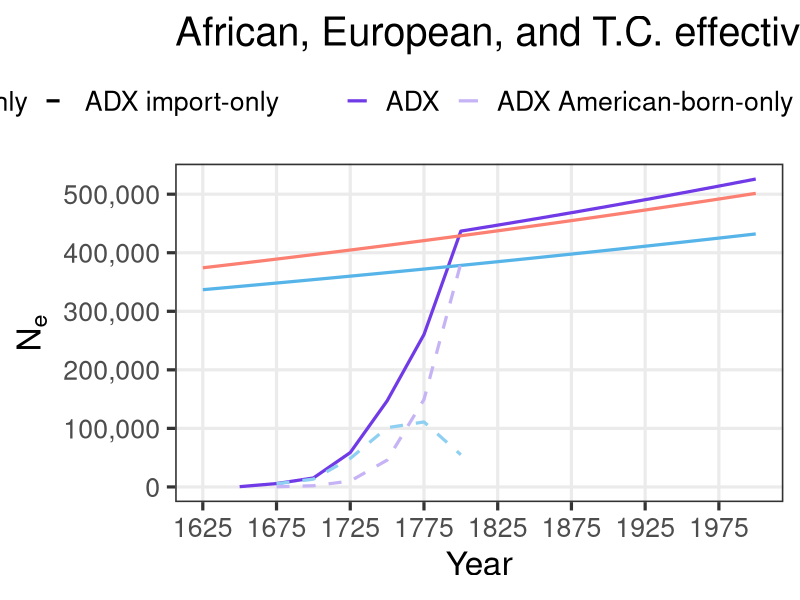
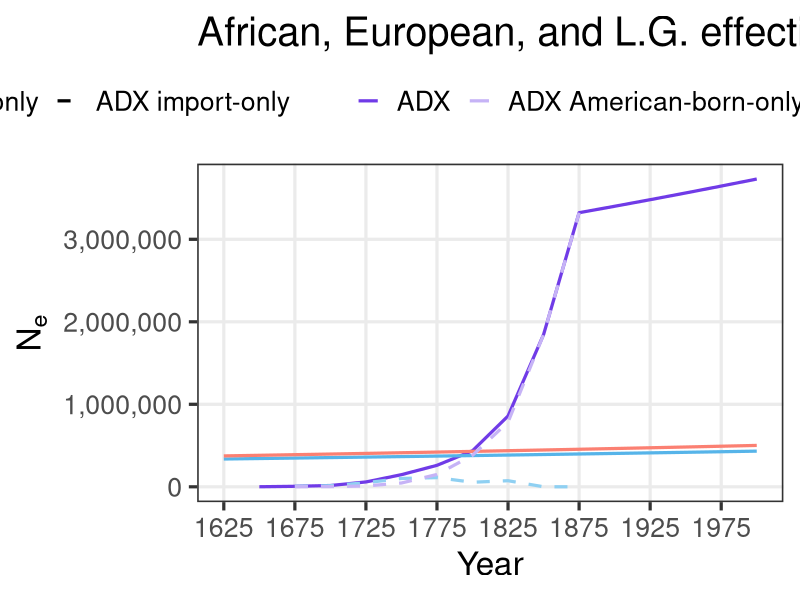
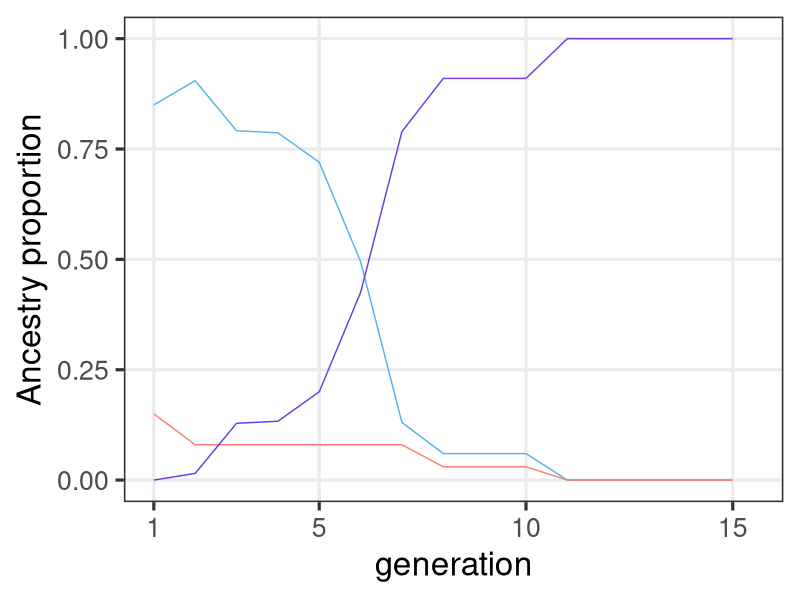

Recreate these plots in R, in order.
# ______________________________________________________________________________
# Aydin Karatas
# ___
# University of Southern California
# Department of Quantitative and Computational Biology
# Mooney Lab
# ___
# calc_ADX_Ne.R
# ______________________________________________________________________________


# set up ----
library(tidyverse)
library(patchwork)

# internal functions ----
# validate that a given value is a single non-negative whole generation.
# `value` is the candidate input and `name` is used in the error message.
validate.whole.generation.count <- function(value, name) {
  if (
    length(value) != 1 ||
      is.na(value) ||
      !is.finite(value) ||
      value != as.integer(value) ||
      value < 0
  ) {
    stop(name, " must be a non-negative whole generation count", call. = FALSE)
  }

  as.integer(value)
}

# build a generation sequence that can be empty when the requested length is 0.
# `start` is the first generation in the block and `len` is the block length.
build.generation.block <- function(start, len) {
  if (len == 0) {
    return(integer(0))
  }

  seq.int(start, start + len - 1L)
}

# return an explicit argument when provided, otherwise pull the default.
# `value` is the user-supplied override, `name` is the default binding name,
# and `defaults.env` is the environment that stores the fallback value.
resolve.default.param <- function(value, name, defaults.env) {
  if (!is.null(value)) {
    return(value)
  }

  get(name, envir = defaults.env)
}

# build the modeled generation layout for the three epochs.
# `epoch.*.len` are the epoch lengths, `gen.time` and `present.year` define the
# timeline, and `start.year` sets the first modeled generation boundary.
calc.epoch.config <- function(
    epoch.1.len,
    epoch.2.len,
    epoch.3.len,
    gen.time,
    present.year,
    start.year = 1625
) {
  epoch.1.len <- validate.whole.generation.count(
    epoch.1.len,
    "epoch.1.len"
  )
  epoch.2.len <- validate.whole.generation.count(
    epoch.2.len,
    "epoch.2.len"
  )
  epoch.3.len <- validate.whole.generation.count(
    epoch.3.len,
    "epoch.3.len"
  )

  max.epoch.1.len <- 7L

  if (epoch.1.len > max.epoch.1.len) {
    stop("epoch.1.len cannot exceed 7 modeled generations", call. = FALSE)
  }

  year.span <- present.year - start.year
  total.generations <- year.span / gen.time

  if (total.generations != as.integer(total.generations)) {
    stop(
      "present.year - start.year must be divisible by gen.time",
      call. = FALSE
    )
  }

  total.generations <- as.integer(total.generations)
  total.epoch.len <- epoch.1.len + epoch.2.len + epoch.3.len

  if (total.epoch.len != total.generations) {
    stop(
      "total epoch length must equal (present.year - start.year) / gen.time",
      call. = FALSE
    )
  }

  epoch.1.generations <- build.generation.block(1L, epoch.1.len)
  epoch.2.generations <- build.generation.block(epoch.1.len + 1L, epoch.2.len)
  epoch.3.first.generation <- if (epoch.3.len == 0) {
    NA_integer_
  } else {
    epoch.1.len + epoch.2.len + 1L
  }
  epoch.3.generations <- build.generation.block(
    epoch.1.len + epoch.2.len + 1L,
    epoch.3.len
  )

  epoch.3.anchor.generation <- NA_integer_

  if (epoch.3.len > 0) {
    if (epoch.2.len > 0) {
      epoch.3.anchor.generation <- max(epoch.2.generations)
    } else if (epoch.1.len > 0) {
      epoch.3.anchor.generation <- max(epoch.1.generations)
    } else {
      stop(
        "epoch 3 requires a prior non-empty epoch to provide an anchor",
        call. = FALSE
      )
    }
  }

  list(
    epoch.1.len = epoch.1.len,
    epoch.2.len = epoch.2.len,
    epoch.3.len = epoch.3.len,
    max.epoch.1.len = max.epoch.1.len,
    start.year = start.year,
    total.generations = total.generations,
    final.generation = total.generations,
    epoch.1.generations = epoch.1.generations,
    epoch.1.sex.generations = epoch.1.generations[epoch.1.generations >= 2],
    epoch.2.generations = epoch.2.generations,
    epoch.2.parental.generations = epoch.2.generations[
      epoch.2.generations >= 2
    ],
    epoch.3.generations = epoch.3.generations,
    epoch.3.first.generation = epoch.3.first.generation,
    epoch.3.anchor.generation = epoch.3.anchor.generation
  )
}

# create the African and European ancestry proportions by modeled generation.
# `mooney.cg[1]` is a dummy value for alignment. The paper-derived values start
# at `mooney.cg[2]`, so modeled G1 uses position 2.
build.mixing.props <- function(
    epoch.config,
    mooney.cg,
    epoch.1.eur.prop,
    epoch.2.afr.prop,
    epoch.2.eur.prop,
    epoch.3.afr.prop,
    epoch.3.eur.prop
) {
  if (epoch.config$epoch.1.len > length(mooney.cg) - 1L) {
    stop(
      "epoch.1.len cannot exceed paper-derived mooney.cg values",
      call. = FALSE
    )
  }

  epoch.1.cg <- if (epoch.config$epoch.1.len == 0L) {
    numeric(0)
  } else {
    mooney.cg[seq.int(2L, epoch.config$epoch.1.len + 1L)]
  }
  s.eur <- c(
    rep(epoch.1.eur.prop, epoch.config$epoch.1.len),
    rep(epoch.2.eur.prop, epoch.config$epoch.2.len),
    rep(epoch.3.eur.prop, epoch.config$epoch.3.len)
  )
  s.afr <- c(
    (1 - epoch.1.eur.prop) * epoch.1.cg,
    rep(epoch.2.afr.prop, epoch.config$epoch.2.len),
    rep(epoch.3.afr.prop, epoch.config$epoch.3.len)
  )

  if (
    length(s.eur) != epoch.config$total.generations ||
      length(s.afr) != epoch.config$total.generations
  ) {
    stop("AA.mixing.props vectors must not recycle", call. = FALSE)
  }

  tibble(
    g = seq_len(epoch.config$total.generations),
    s.afr = s.afr,
    s.eur = s.eur,
    h = pmax(1 - s.afr - s.eur, 0)
  )
}

# intersect generation windows with historical periods and measure coverage.
# `window.tbl` is the generation map and `hacker.tbl` is the historical  period
# table with start and end years.
calc.period.overlaps <- function(window.tbl, hacker.tbl) {
  merge(window.tbl, hacker.tbl, by = NULL) %>%
    as_tibble() %>%
    mutate(
      period.length = end.year - start.year,
      overlap.start.year = pmax(window.start.year, start.year),
      overlap.end.year = pmin(window.end.year, end.year),
      overlap.years = pmax(0, overlap.end.year - overlap.start.year),
      overlap.weight = overlap.years / period.length
    ) %>%
    filter(overlap.years > 0) %>%
    arrange(generation, start.year)
}

# estimate population size at a year by interpolating inside a period.
# `year` is the target year to query and `hacker.tbl` contains the period
# boundaries plus beginning and ending population sizes.
calc.boundary.population <- function(year, hacker.tbl) {
  if (is.na(year)) {
    return(NA_real_)
  }

  if (year < min(hacker.tbl$start.year) || year > max(hacker.tbl$end.year)) {
    return(NA_real_)
  }

  period.idx <- which(
    hacker.tbl$start.year <= year & hacker.tbl$end.year >= year
  )
  period.idx <- period.idx[length(period.idx)]
  period.row <- hacker.tbl[period.idx, ]
  period.length <- period.row$end.year - period.row$start.year
  period.frac <- (year - period.row$start.year) / period.length

  period.row$pop.beginning +
    period.frac * (period.row$pop.end - period.row$pop.beginning)
}

# build a generation map with explicit labels and calendar windows.
# G0 can be built with `first.generation = 0`, but modeled output starts at G1.
build.generation.map <- function(
    first.generation,
    generation.count,
    start.year,
    gen.time
) {
  tibble(
    generation = seq.int(
      first.generation,
      first.generation + generation.count - 1L
    ),
    generation.start.year = seq(
      start.year,
      start.year + gen.time * (generation.count - 1L),
      by = gen.time
    ),
    generation.end.year = generation.start.year + gen.time,
    generation.window.years = generation.end.year - generation.start.year,
    window.start.year = generation.start.year,
    window.end.year = generation.end.year
  )
}

# aggregate historical inputs over generation windows.
# This returns source-history summaries only; callers decide which rows are part
# of the modeled trajectory.
aggregate.generation.history <- function(
    generation.map,
    hacker.tbl,
    hacker.end.year
) {
  history.overlap <- calc.period.overlaps(generation.map, hacker.tbl) %>%
    select(
      generation,
      generation.start.year,
      generation.end.year,
      period,
      start.year,
      end.year,
      overlap.start.year,
      overlap.end.year,
      overlap.years,
      overlap.weight,
      imported,
      births,
      assumed.birth.rate,
      person.years.lived
    )

  history.agg <- history.overlap %>%
    group_by(generation, generation.start.year, generation.end.year) %>%
    summarise(
      periods = paste(period, collapse = ", "),
      imported = sum(imported * overlap.weight, na.rm = TRUE),
      births = sum(births * overlap.weight, na.rm = TRUE),
      birth.rate = weighted.mean(
        assumed.birth.rate,
        person.years.lived * overlap.weight,
        na.rm = TRUE
      ),
      aggregation.start.year = min(overlap.start.year),
      aggregation.end.year = max(overlap.end.year),
      hacker.window.years = sum(overlap.years),
      .groups = "drop"
    )

  history.agg <- generation.map %>%
    select(
      generation,
      generation.start.year,
      generation.end.year,
      generation.window.years
    ) %>%
    left_join(
      history.agg,
      by = c("generation", "generation.start.year", "generation.end.year")
    ) %>%
    mutate(
      population.boundary.year = if_else(
        generation.start.year < hacker.end.year,
        pmin(generation.end.year, hacker.end.year),
        NA_real_
      ),
      pop.end = map_dbl(
        population.boundary.year,
        calc.boundary.population,
        hacker.tbl = hacker.tbl
      ),
      is.truncated = !is.na(hacker.window.years) &
        hacker.window.years < generation.window.years
    )

  list(overlap = history.overlap, agg = history.agg)
}

# add a readable epoch label to each generation row.
# `AA.ne` is the analysis table and `epoch.config` supplies the generation
# ranges used to assign the three epoch labels.
make.epoch.labels <- function(AA.ne, epoch.config) {
  epoch.1.label <- if (length(epoch.config$epoch.1.generations) > 0) {
    "Epoch 1: Import-influenced sex proportions"
  } else {
    NA_character_
  }
  epoch.2.label <- if (length(epoch.config$epoch.2.generations) > 0) {
      "Epoch 2: WF 'Inbreeding Nb'"
  } else {
    NA_character_
  }
  epoch.3.label <- if (length(epoch.config$epoch.3.generations) > 0) {
      "Epoch 3: Modern exponential growth"
  } else {
    NA_character_
  }

  AA.ne %>%
    mutate(
      epoch = case_when(
        generation %in% epoch.config$epoch.1.generations ~ epoch.1.label,
        generation %in% epoch.config$epoch.2.generations ~ epoch.2.label,
        generation %in% epoch.config$epoch.3.generations ~ epoch.3.label
      )
    )
}

# check that the derived tables are internally consistent before returning.
# `AA.ne`, `AA.overlap`, and `AA.mixing.props` are the computed outputs, while
# the remaining arguments provide the timeline and boundary checks.
validate.analysis.outputs <- function(
    AA.ne,
    AA.overlap,
    AA.mixing.props,
    epoch.config,
    gen.time,
    present.year
) {
  stopifnot(
    identical(
      sort(AA.ne$generation),
      seq_len(epoch.config$total.generations)
    ),
    nrow(AA.mixing.props) == epoch.config$total.generations,
    identical(AA.mixing.props$g, seq_len(epoch.config$total.generations)),
    all(AA.ne$generation.window.years == gen.time),
    AA.ne$generation.start.year[1] == epoch.config$start.year,
    AA.ne$generation.end.year[epoch.config$final.generation] == present.year,
    all(AA.overlap$overlap.weight > 0),
    all(AA.overlap$overlap.weight <= 1),
    !is.na(AA.ne$female.total[1]),
    !is.na(AA.ne$male.total[1]),
    all(!is.na(AA.ne$female.total[epoch.config$epoch.1.sex.generations])),
    all(!is.na(AA.ne$male.total[epoch.config$epoch.1.sex.generations])),
    all(
      !is.na(
        AA.ne$parental.population[epoch.config$epoch.2.parental.generations]
      )
    ),
    all(!is.na(AA.ne$k[epoch.config$epoch.2.generations])),
    all(is.finite(AA.ne$admix.ne[epoch.config$epoch.2.generations])),
    all(AA.ne$admix.ne[epoch.config$epoch.2.generations] > 0),
    all(is.finite(AA.ne$import.ne[epoch.config$epoch.2.generations])),
    all(AA.ne$import.ne[epoch.config$epoch.2.generations] >= 0),
    all(
      is.na(AA.ne$import.female[epoch.config$epoch.2.generations]) |
        AA.ne$import.female[epoch.config$epoch.2.generations] > 0
    ),
    all(
      is.na(AA.ne$import.male[epoch.config$epoch.2.generations]) |
        AA.ne$import.male[epoch.config$epoch.2.generations] > 0
    ),
    all(
      abs(
        AA.ne$ne[epoch.config$epoch.2.generations] -
          AA.ne$admix.ne[epoch.config$epoch.2.generations] -
          AA.ne$import.ne[epoch.config$epoch.2.generations]
      ) < 1e-6
    ),
    all(
      AA.ne$import.ne[
        epoch.config$epoch.2.generations[
          AA.ne$imported[epoch.config$epoch.2.generations] <= 0
        ]
      ] == 0
    ),
    all(
      grepl(
        "^Epoch 3:",
        AA.ne$epoch[epoch.config$epoch.3.generations]
      )
    ),
    all(is.finite(AA.ne$ne)),
    all(AA.ne$ne > 0)
  )
}

# compute the full AA Ne analysis and return every intermediate table.
# the scalar arguments control the demographic timeline, G1 initialization, and
# epoch settings, while `mooney.cg` and `hacker.tbl` provide the input data.
calc.aa.ne.results <- function(
    gen.time = NULL,
    hacker.end.year = NULL,
    present.year = NULL,
    epoch.1.len = NULL,
    epoch.2.len = NULL,
    epoch.3.len = NULL,
    epoch.3.growth.rate = NULL,
    mooney.cg = NULL,
    epoch.1.eur.prop = NULL,
    epoch.2.afr.prop = NULL,
    epoch.2.eur.prop = NULL,
    epoch.3.afr.prop = NULL,
    epoch.3.eur.prop = NULL,
    hacker.tbl = NULL
) {
  defaults.env <- parent.env(environment())
  gen.time <- resolve.default.param(gen.time, "gen.time", defaults.env)
  hacker.end.year <- resolve.default.param(
    hacker.end.year,
    "hacker.end.year",
    defaults.env
  )
  present.year <- resolve.default.param(
    present.year,
    "present.year",
    defaults.env
  )
  epoch.1.len <- resolve.default.param(
    epoch.1.len,
    "epoch.1.len",
    defaults.env
  )
  epoch.2.len <- resolve.default.param(
    epoch.2.len,
    "epoch.2.len",
    defaults.env
  )
  epoch.3.len <- resolve.default.param(
    epoch.3.len,
    "epoch.3.len",
    defaults.env
  )
  epoch.3.growth.rate <- resolve.default.param(
    epoch.3.growth.rate,
    "epoch.3.growth.rate",
    defaults.env
  )
  mooney.cg <- resolve.default.param(mooney.cg, "mooney.cg", defaults.env)
  epoch.1.eur.prop <- resolve.default.param(
    epoch.1.eur.prop,
    "epoch.1.eur.prop",
    defaults.env
  )
  epoch.2.afr.prop <- resolve.default.param(
    epoch.2.afr.prop,
    "epoch.2.afr.prop",
    defaults.env
  )
  epoch.2.eur.prop <- resolve.default.param(
    epoch.2.eur.prop,
    "epoch.2.eur.prop",
    defaults.env
  )
  epoch.3.afr.prop <- resolve.default.param(
    epoch.3.afr.prop,
    "epoch.3.afr.prop",
    defaults.env
  )
  epoch.3.eur.prop <- resolve.default.param(
    epoch.3.eur.prop,
    "epoch.3.eur.prop",
    defaults.env
  )
  hacker.tbl <- resolve.default.param(hacker.tbl, "hacker.tbl", defaults.env)

  epoch.config <- calc.epoch.config(
    epoch.1.len = epoch.1.len,
    epoch.2.len = epoch.2.len,
    epoch.3.len = epoch.3.len,
    gen.time = gen.time,
    present.year = present.year
  )

  AA.mixing.props <- build.mixing.props(
    epoch.config = epoch.config,
    mooney.cg = mooney.cg,
    epoch.1.eur.prop = epoch.1.eur.prop,
    epoch.2.afr.prop = epoch.2.afr.prop,
    epoch.2.eur.prop = epoch.2.eur.prop,
    epoch.3.afr.prop = epoch.3.afr.prop,
    epoch.3.eur.prop = epoch.3.eur.prop
  )

  AA.hacker.tbl <- hacker.tbl %>%
    mutate(
      start.year = as.numeric(sub("-.*", "", period)),
      end.year = as.numeric(sub(".*-", "", period))
    ) %>%
    select(
      period,
      start.year,
      end.year,
      person.years.lived,
      assumed.birth.rate,
      imported,
      births,
      pop.beginning,
      pop.end
    )

  # G0 is a historical initialization window only. It is not returned in AA.ne,
  # not included in AA.mixing.props, and not plotted as part of the AA model.
  g0.generation.map <- build.generation.map(
    first.generation = 0L,
    generation.count = 1L,
    start.year = epoch.config$start.year - gen.time,
    gen.time = gen.time
  )

  AA.generation.map <- build.generation.map(
    first.generation = 1L,
    generation.count = epoch.config$total.generations,
    start.year = epoch.config$start.year,
    gen.time = gen.time
  )

  g0.history <- aggregate.generation.history(
    generation.map = g0.generation.map,
    hacker.tbl = AA.hacker.tbl,
    hacker.end.year = hacker.end.year
  )
  AA.history <- aggregate.generation.history(
    generation.map = AA.generation.map,
    hacker.tbl = AA.hacker.tbl,
    hacker.end.year = hacker.end.year
  )
  AA.overlap <- AA.history$overlap
  g0.agg <- g0.history$agg
  AA.agg <- AA.history$agg

  g0.african.potential.parents <- g0.agg$pop.end[1] - g0.agg$births[1]
  g1.imported <- AA.agg$imported[AA.agg$generation == 1]
  g1.african.total <- g0.african.potential.parents + g1.imported
  g1.european.total <- g1.african.total * 0.15
  g1.female.total <- g1.african.total * (1 / 3)
  g1.male.total <- g1.african.total * (2 / 3) + g1.european.total
  ne.g1 <- 4 * g1.female.total * g1.male.total /
    (g1.female.total + g1.male.total)

  stopifnot(
    is.finite(g0.african.potential.parents),
    g0.african.potential.parents >= 0,
    is.finite(g1.imported),
    is.finite(ne.g1),
    ne.g1 > 0
  )

  AA.ne <- AA.agg %>%
    arrange(generation) %>%
    mutate(
      population.at.generation.start = map_dbl(
        generation.start.year,
        calc.boundary.population,
        hacker.tbl = AA.hacker.tbl
      ),
      prev.births = dplyr::lag(births),
      previous.birth.periods = NA_character_,
      births.in.previous.25.years = NA_real_,
      female.imported = if_else(
        generation %in% epoch.config$epoch.1.sex.generations,
        ceiling(imported / 3),
        NA_real_
      ),
      male.imported = if_else(
        generation %in% epoch.config$epoch.1.sex.generations,
        floor(2 * imported / 3),
        NA_real_
      ),
      female.potential = if_else(
        generation %in% epoch.config$epoch.1.sex.generations,
        0.5 * prev.births,
        NA_real_
      ),
      male.potential = if_else(
        generation %in% epoch.config$epoch.1.sex.generations,
        0.5 * prev.births,
        NA_real_
      ),
      female.total = case_when(
        generation == 1 ~ g1.female.total,
        TRUE ~ female.imported + female.potential
      ),
      male.total = case_when(
        generation == 1 ~ g1.male.total,
        TRUE ~ male.imported + male.potential
      ),
      adult.population.age25.proxy = NA_real_,
      parental.population = if_else(
        generation %in% epoch.config$epoch.2.generations,
        prev.births,
        NA_real_
      ),
      parental.population.method = if_else(
        generation %in% epoch.config$epoch.2.generations,
        "prev.births plus separate import Ne component",
        NA_character_
      ),
      k = if_else(
        generation %in% epoch.config$epoch.2.generations,
        gen.time * birth.rate / 1000,
        NA_real_
      ),
      import.female = if_else(
        generation %in% epoch.config$epoch.2.generations & imported > 0,
        ceiling(imported / 3),
        NA_real_
      ),
      import.male = if_else(
        generation %in% epoch.config$epoch.2.generations & imported > 0,
        floor(2 * imported / 3),
        NA_real_
      ),
      admix.ne = if_else(
        generation %in% epoch.config$epoch.2.generations,
        (k * parental.population - 1) / k,
        NA_real_
      ),
      import.ne = case_when(
        generation %in% epoch.config$epoch.2.generations &
          imported > 0 &
          import.female > 0 &
          import.male > 0 ~
            4 * import.female * import.male / (import.female + import.male),
        generation %in% epoch.config$epoch.2.generations ~ 0,
        TRUE ~ NA_real_
      )
    )

  AA.ne <- AA.ne %>%
    mutate(
      ne = case_when(
        generation == 1 ~ ne.g1,
        generation %in% epoch.config$epoch.1.sex.generations ~
          4 * female.total * male.total / (female.total + male.total),
        generation %in% epoch.config$epoch.2.generations ~
          admix.ne + import.ne,
        TRUE ~ NA_real_
      )
    )

  epoch.3.anchor.ne <- if (length(epoch.config$epoch.3.generations) == 0) {
    NA_real_
  } else {
    AA.ne %>%
      filter(generation == epoch.config$epoch.3.anchor.generation) %>%
      pull(ne)
  }

  AA.ne <- AA.ne %>%
    mutate(
      ne = if_else(
        generation %in% epoch.config$epoch.3.generations,
        epoch.3.anchor.ne *
          exp(epoch.3.growth.rate *
            (generation - epoch.config$epoch.3.anchor.generation)),
        ne
      ),
      n.f.plus.m = (female.total + male.total),
      ne.over.n = ne / n.f.plus.m,
      four.f.m = 4 * (female.total / n.f.plus.m) * (male.total / n.f.plus.m)
    ) %>%
    make.epoch.labels(epoch.config) %>%
    select(
      generation,
      generation.start.year,
      generation.end.year,
      generation.window.years,
      aggregation.start.year,
      aggregation.end.year,
      hacker.window.years,
      is.truncated,
      population.boundary.year,
      periods,
      epoch,
      imported,
      births,
      birth.rate,
      prev.births,
      pop.end,
      previous.birth.periods,
      births.in.previous.25.years,
      population.at.generation.start,
      female.total,
      male.total,
      adult.population.age25.proxy,
      parental.population,
      parental.population.method,
      k,
      admix.ne,
      import.female,
      import.male,
      import.ne,
      ne,
      n.f.plus.m,
      ne.over.n,
      four.f.m
    )

  validate.analysis.outputs(
    AA.ne = AA.ne,
    AA.overlap = AA.overlap,
    AA.mixing.props = AA.mixing.props,
    epoch.config = epoch.config,
    gen.time = gen.time,
    present.year = present.year
  )

  list(
    AA.ne = AA.ne,
    AA.overlap = AA.overlap,
    AA.mixing.props = AA.mixing.props,
    epoch.config = epoch.config,
    ne.g1 = ne.g1,
    epoch.3.anchor.ne = epoch.3.anchor.ne,
    epoch.3.growth.rate = epoch.3.growth.rate
  )
}


# tunable parameters ----
gen.time <- 25
hacker.end.year <- 1865
present.year <- 2000
epoch.1.len <- 1
epoch.2.len <- 6 
epoch.3.len <- 8

# This source table keeps several historical columns for completeness. The model
# directly uses only period, person-years, birth-rate, imports, births, and
# population-boundary columns selected into `AA.hacker.tbl`.
hacker.tbl <- data.frame(
  period = c(
    "1610-1620", "1620-1630", "1630-1640", "1640-1650", "1650-1660",
    "1660-1670", "1670-1680", "1680-1690", "1690-1700", "1700-1710",
    "1710-1720", "1720-1730", "1730-1740", "1740-1750", "1750-1760",
    "1760-1770", "1770-1780", "1780-1790", "1790-1800", "1800-1810",
    "1810-1820", "1820-1830", "1830-1840", "1840-1850", "1850-1860",
    "1860-1861", "1861-1862", "1862-1863", "1863-1864", "1864-1865"
  ),
  pop.beginning = c(
    0, 20, 59, 585, 1568,
    2862, 4444, 6832, 16394, 27806,
    41844, 67294, 95669, 156040, 247027,
    319290, 459446, 558921, 706514, 908036,
    1195182, 1550757, 2021968, 2530405, 3204420,
    3953760, 3991133, 3903859, 3815760, 3726828
  ),
  pop.end = c(
    20, 59, 585, 1568, 2862,
    4444, 6832, 16394, 27806, 41844,
    67294, 95669, 156040, 247027, 319290,
    459446, 558921, 706514, 908036, 1195182,
    1550757, 2021968, 2530405, 3204420, 3953760,
    3991133, 3903859, 3815760, 3726828, 3630336
  ),
  growth.rate.10yr = c(
    NA, 195.0, 891.5, 168.0, 82.5,
    55.3, 53.7, 140.0, 69.6, 50.5,
    60.8, 42.2, 63.1, 58.3, 29.3,
    43.9, 21.7, 26.4, 28.5, 31.6,
    29.8, 30.4, 25.1, 26.6, 23.4,
    NA, NA, NA, NA, NA
  ),
  person.years.lived = c(
    16, 361, 2293, 9970, 21505,
    35952, 55527, 109243, 215999, 343482,
    535651, 806513, 1234030, 1980625, 2816150,
    3851269, 5075599, 6298380, 8030652, 10450423,
    13652609, 17759559, 22666906, 28541607, 35659777,
    3972417, 3947335, 3859642, 3771119, 3144251
  ),
  hours.worked.millions = c(
    0, 1, 5, 23, 49,
    82, 127, 251, 496, 788,
    1229, 1850, 2831, 4544, 6461,
    8835, 11644, 14449, 18423, 23975,
    31321, 40743, 52001, 65478, 81808,
    9113, 9056, 8855, 8651, 7213
  ),
  assumed.birth.rate = c(
    NA, 22.4, 22.4, 22.4, 22.4,
    22.4, 26.5, 27.3, 29.1, 31.0,
    34.6, 41.3, 41.4, 41.2, 46.4,
    39.5, 39.1, 44.7, 50.3, 55.8,
    55.7, 56.5, 56.5, 54.0, 52.3,
    49.6, 49.6, 49.6, 49.6, 49.6
  ),
  births = c(
    NA, 8, 51, 223, 481,
    804, 1472, 2986, 6295, 10635,
    18524, 33316, 51150, 81536, 130654,
    151957, 198660, 281549, 403648, 583395,
    759768, 1003859, 1280680, 1539820, 1865898,
    197032, 195788, 191438, 187048, 155955
  ),
  imported = c(
    32, 150, 110, 301, 1335,
    3038, 3582, 4947, 8197, 16442,
    17622, 41334, 66672, 26455, 44718,
    59557, 41129, 25105, 16183, 77368,
    5207, 410, 91, 0, 303,
    110, 0, 0, 0, 0
  ),
  smuggled = c(
    NA, NA, NA, NA, NA,
    NA, NA, NA, NA, NA,
    NA, NA, NA, NA, NA,
    NA, NA, NA, NA, NA,
    NA, 1100, 900, 500, 200,
    NA, NA, NA, NA, NA
  ),
  natural.increase.rate = c(
    NA, -30.8, 18.1, 6.8, -0.2,
    -4.0, -2.2, 4.2, 1.5, -0.7,
    1.5, -1.6, -0.5, 3.3, 1.0,
    2.1, 1.3, 2.2, 2.6, 2.4,
    2.7, 2.9, 2.4, 2.4, 2.2,
    NA, NA, NA, NA, NA
  ),
  births.plus.imports = c(
    32, 158, 161, 524, 1816,
    3842, 5054, 7933, 14492, 27077,
    36146, 74650, 117822, 107991, 175372,
    211514, 239789, 306654, 419831, 660763,
    764975, 1005369, 1281671, 1540320, 1866401,
    197142, 195788, 191438, 187048, 155955
  ),
  percent.total = c(
    0.0, 0.0, 0.0, 0.0, 0.0,
    0.0, 0.1, 0.1, 0.1, 0.3,
    0.4, 0.8, 1.2, 1.1, 1.8,
    2.2, 2.4, 3.1, 4.3, 6.7,
    7.8, 10.3, 13.1, 15.7, 19.0,
    2.0, 2.0, 2.0, 1.9, 1.6
  ),
  cumulative.number = c(
    32, 190, 351, 875, 2691,
    6533, 11587, 19520, 34012, 61089,
    97235, 171885, 289707, 397698, 573070,
    784584, 1024373, 1331027, 1750858, 2411621,
    3176596, 4181965, 5463636, 7003956, 8870357,
    9067499, 9263287, 9454725, 9641773, 9797728
  ),
  cumulative.percent = c(
    0.0, 0.0, 0.0, 0.0, 0.0,
    0.1, 0.1, 0.2, 0.3, 0.6,
    1.0, 1.8, 3.0, 4.1, 5.8,
    8.0, 10.5, 13.6, 17.9, 24.6,
    32.4, 42.7, 55.8, 71.5, 90.5,
    92.5, 94.5, 96.5, 98.4, 100.0
  ),
  stringsAsFactors = FALSE
)

epoch.3.growth.rate <- 0.023175

epoch.1.eur.prop <- 0.08
epoch.2.afr.prop <- 0.06
epoch.2.eur.prop <- 0.03
epoch.3.afr.prop <- 0
epoch.3.eur.prop <- 0

# The first value is a dummy index placeholder. The paper-derived values start
# at position 2, so modeled G1 uses `mooney.cg[2]`.
mooney.cg <- c(
  1,
  1,
  0.9835,
  0.8602,
  0.8551,
  0.7826,
  0.5380,
  0.1418
)

# plot colors
afr.prim <- "#56B4E9"
afr.sec <- "#8FD0F2"
eur.prim <- "#fb8072"
admix.prim <- "#703BE7"
admix.sec <- "#C6B3F6"
# set up ----
analysis.results <- calc.aa.ne.results()

lg.analysis.results <- calc.aa.ne.results(
  epoch.2.len = 9L,
  epoch.3.len = 5L
)

AA.ne <- analysis.results$AA.ne
AA.overlap <- analysis.results$AA.overlap
AA.mixing.props <- analysis.results$AA.mixing.props
epoch.config <- analysis.results$epoch.config
ne.g1 <- analysis.results$ne.g1
epoch.3.anchor.ne <- analysis.results$epoch.3.anchor.ne

LG.ne <- lg.analysis.results$AA.ne
LG.overlap <- lg.analysis.results$AA.overlap
LG.mixing.props <- lg.analysis.results$AA.mixing.props
lg.epoch.config <- lg.analysis.results$epoch.config
lg.ne.g1 <- lg.analysis.results$ne.g1
lg.epoch.3.anchor.ne <- lg.analysis.results$epoch.3.anchor.ne


# plotting ----
summary.generations <- c(
  epoch.config$epoch.1.generations,
  epoch.config$epoch.2.generations,
  epoch.config$final.generation
)
summary.generations <- sort(unique(summary.generations))

cat("\nHistorical generation-level ADMIX Ne summary\n")
print(
  AA.ne %>%
    filter(generation %in% summary.generations) %>%
    select(
      generation,
      generation.start.year,
      generation.end.year,
      epoch,
      is.truncated,
      imported,
      births,
      birth.rate,
      prev.births,
      female.total,
      male.total,
      adult.population.age25.proxy,
      parental.population,
      parental.population.method,
      k,
      admix.ne,
      import.female,
      import.male,
      import.ne,
      ne
    ),
  n = Inf
)

cat(
  paste0(
    "\nHistorical present-day G",
    epoch.config$final.generation,
    " Ne: ",
    round(AA.ne$ne[AA.ne$generation == epoch.config$final.generation], 1),
    "\n"
  )
)

# tennessen afr/eur ne trajectory ----
build.tennessen.ne <- function(AA.ne) {
# constants from `other_scripts/const.sh` and `build_demography.py`
t.af.years <- 148000
t.ooa.years <- 51000
t.eu0.years <- 23000
t.eg.years <- 5115
r.eu0 <- 0.00307
r.eu <- 0.0195
r.afr <- 0.0166
n.a <- 7310
n.afr.1 <- 14474
n.b <- 1861
n.eu0 <- 1032

t.af <- t.af.years / gen.time
t.ooa <- t.ooa.years / gen.time
t.eu0 <- t.eu0.years / gen.time
t.eg <- t.eg.years / gen.time
n.eu1 <- n.eu0 / exp(-r.eu0 * (t.eu0 - t.eg))
n.eu.present <- n.eu1 / exp(-r.eu * t.eg)
n.afr.present <- n.afr.1 / exp(-r.afr * t.eg)

tennessen.start.year <- min(AA.ne$generation.start.year)
tennessen.end.year <- present.year
tennessen.years <- seq(tennessen.start.year, tennessen.end.year, by = 1)
tennessen.time.bp <- tennessen.end.year - tennessen.years
tennessen.time.gen <- tennessen.time.bp / gen.time

tennessen.ne <- tibble(
  year = tennessen.years,
  time.bp = tennessen.time.bp,
  time.gen = tennessen.time.gen
) %>%
  mutate(
    afr = case_when(
      time.gen <= t.eg ~ n.afr.present * exp(-r.afr * time.gen),
      time.gen <= t.ooa ~ n.afr.1,
      time.gen <= t.af ~ n.a,
      TRUE ~ NA_real_
    ),
    eur = case_when(
      time.gen <= t.eg ~ n.eu.present * exp(-r.eu * time.gen),
      time.gen <= t.eu0 ~ n.eu1 * exp(-r.eu0 * (time.gen - t.eg)),
      time.gen <= t.ooa ~ n.b,
      TRUE ~ NA_real_
    ),
    epoch = NA,
    admix.ne = NA,
    import.ne = NA
  )

tennessen.ne.long <- tennessen.ne %>%
  pivot_longer(
    cols = c(afr, eur),
    names_to = "population",
    values_to = "ne"
  )

  list(ne = tennessen.ne, long = tennessen.ne.long)
}


# combined aa/afr/eur ne plot ----
build.ne.plot.data <- function(AA.ne, tennessen.ne) {
  tennessen.ne.long <- tennessen.ne %>%
    pivot_longer(
      cols = c(afr, eur),
      names_to = "population",
      values_to = "ne"
    )

  aa.ne.long <- AA.ne %>%
  transmute(
    year = generation.end.year,
    series = "ADX",
    ne = ne,
    admix.ne = admix.ne,
    import.ne = import.ne,
    epoch = epoch
  )

  bind_rows(
    aa.ne.long %>% transmute(year, series, ne),
  tennessen.ne.long %>%
      transmute(
        year,
        series = recode(population, afr = "AFR", eur = "EUR"),
        ne
      ),
    aa.ne.long %>% transmute(year, series = "ADX import-only", ne = import.ne),
    aa.ne.long %>% transmute(
      year,
      series = "ADX American-born-only",
      ne = admix.ne
    )
  )
}

make.combined.ne.plot <- function(ne.plot.data, population.name) {
  tennessen.start.year <- min(ne.plot.data$year)
  tennessen.end.year <- max(ne.plot.data$year)

  ggplot(ne.plot.data, aes(x = year, color = series)) +
    geom_line(
      aes(y = ne),
      data = ne.plot.data %>% filter(series == "ADX"),
      linewidth = 1.1
    ) +
    geom_line(
      aes(y = ne),
      data = ne.plot.data %>% filter(series == "AFR"),
      linewidth = 1.1
    ) +
    geom_line(
      aes(y = ne),
      data = ne.plot.data %>% filter(series == "EUR"),
      linewidth = 1.1
    ) +
    geom_line(
      aes(y = ne, linetype = series),
      data = ne.plot.data %>% filter(series == "ADX import-only"),
      linewidth = 1.1
    ) +
    geom_line(
      aes(y = ne, linetype = series),
      data = ne.plot.data %>% filter(series == "ADX American-born-only"),
      linewidth = 1.1
    ) +
    scale_linetype_manual(
      values = c(
        "ADX import-only" = "dashed",
        "ADX American-born-only" = "dashed"
      ),
      name = NULL
    ) +
    scale_color_manual(
      values = c(
        "ADX" = admix.prim,
        "AFR" = afr.prim,
        "EUR" = eur.prim,
        "ADX import-only" = afr.sec,
        "ADX American-born-only" = admix.sec
      ),
      name = NULL
    ) +
    scale_y_continuous(labels = scales::comma) +
    scale_x_continuous(
      breaks = seq(tennessen.start.year, tennessen.end.year, by = 50)
    ) +
    labs(
      x = "Year",
      y = expression(N[e]),
      color = NULL,
      title = paste0(
        "African, European, and ", population.name,
        " effective population size, ",
        tennessen.start.year,
        "-",
        tennessen.end.year
      )
    ) +
    theme_bw(base_size = 24) +
    theme(
      legend.position = "top",
      legend.direction = "horizontal",
      legend.box = "horizontal",
      panel.grid.minor = element_blank(),
      strip.background = element_blank(),
      strip.text = element_text(face = "plain")
    )
}

# mixing proportions plot ----
make.admix.plot <- function() {
  admix.tbl <- tibble(
  generation = 1:15,
  
  afr = c(
    0.850000,
    0.904820,
    0.791384,
    0.786692,
    0.719992,
    0.494960,
    0.130456,
    0.060000,
    0.060000,
    0.060000,
    0.000000,
    0.000000,
    0.000000,
    0.000000,
    0.000000
  ),
  
  eur = c(
    0.150000,
    0.080000,
    0.080000,
    0.080000,
    0.080000,
    0.080000,
    0.080000,
    0.030000,
    0.030000,
    0.030000,
    0.000000,
    0.000000,
    0.000000,
    0.000000,
    0.000000
  ),
  
  prior.admix = c(
    0.000000,
    0.015180,
    0.128616,
    0.133308,
    0.200008,
    0.425040,
    0.789544,
    0.910000,
    0.910000,
    0.910000,
    1.000000,
    1.000000,
    1.000000,
    1.000000,
    1.000000
  )
)

# long format
  admix.long <- admix.tbl %>%
  pivot_longer(
    cols = -generation,
    names_to = "ancestry",
    values_to = "proportion"
  ) %>%
  mutate(perc = proportion * 100)


  ggplot(
  admix.long, aes(x = generation, y = proportion, color = ancestry)
  ) +
  geom_line() +
  scale_color_manual(
    values = c(afr = afr.prim, eur = eur.prim, prior.admix = admix.prim)
    ) +
  labs(y = "Ancestry proportion") +
  scale_x_continuous(breaks = c(1, 5, 10, 15), limits = c(1, 15.5)) +
  theme_bw(base_size = 24) +
  theme(legend.position = "none",
        panel.grid.minor = element_blank(),
        strip.background = element_blank(),
        strip.text = element_text(face = "plain"))
}


# analysis ----
tennessen.results <- build.tennessen.ne(AA.ne)
tennessen.ne <- tennessen.results$ne
tennessen.ne.long <- tennessen.results$long
combined.ne.long <- build.ne.plot.data(AA.ne, tennessen.ne)
combined.ne.plot <- make.combined.ne.plot(combined.ne.long, "T.C.")
lg.combined.ne.long <- build.ne.plot.data(LG.ne, tennessen.ne)
lg.combined.ne.plot <- make.combined.ne.plot(lg.combined.ne.long, "L.G.")
admix.plot <- make.admix.plot()


# plotting ----
print(combined.ne.plot)
print(lg.combined.ne.plot)
print(admix.plot)
